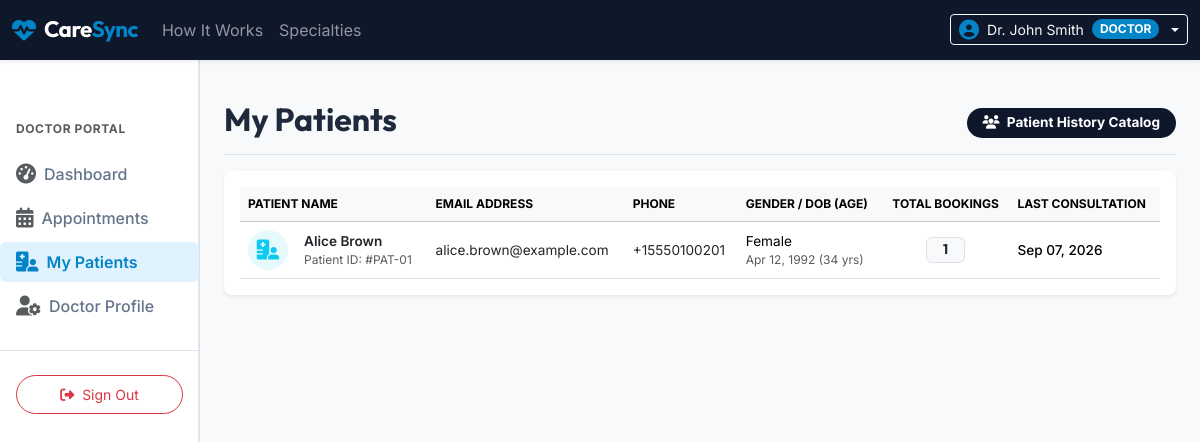
/doctor/patients.php (signed in), run on the app's committed database.
### tables this page shows
CREATE TABLE `patients` (
  `id` INT AUTO_INCREMENT PRIMARY KEY,
  `user_id` INT NOT NULL,
  `phone` VARCHAR(20) NOT NULL,
  `gender` ENUM('Male', 'Female', 'Other') NOT NULL,
  `date_of_birth` DATE NOT NULL,
  `address` TEXT NOT NULL,
  `created_at` TIMESTAMP DEFAULT CURRENT_TIMESTAMP,
  FOREIGN KEY (`user_id`) REFERENCES `users` (`id`) ON DELETE CASCADE
);

CREATE TABLE `users` (
  `id` INT AUTO_INCREMENT PRIMARY KEY,
  `name` VARCHAR(100) NOT NULL,
  `email` VARCHAR(100) NOT NULL UNIQUE,
  `password` VARCHAR(255) NOT NULL,
  `role` ENUM('admin', 'doctor', 'patient') NOT NULL,
  `status` ENUM('active', 'inactive') NOT NULL DEFAULT 'active',
  `created_at` TIMESTAMP DEFAULT CURRENT_TIMESTAMP
);

### includes/functions.php (called while the page is built, shortened)
<?php
function sanitize($data) {
    return htmlspecialchars(trim($data), ENT_QUOTES, 'UTF-8');
}
function format_date($date) {
    return date('M d, Y', strtotime($date));
}
?>

### doctor/patients.php (the view, shortened to what this page needs)
<?php
require_once __DIR__ . '/../includes/header.php';
require_once __DIR__ . '/../config/database.php';
$doctorId = $_SESSION['doctor_id'];
$patients = [];
try {
    $query = "
        SELECT p.*, u.name, u.email,
               COUNT(a.id) AS total_appointments,
               MAX(a.appointment_date) AS last_visit
        FROM patients p
        JOIN users u ON p.user_id = u.id
        JOIN appointments a ON p.id = a.patient_id
        WHERE a.doctor_id = ?
        GROUP BY p.id, u.name, u.email
        ORDER BY u.name ASC
    ";
    $stmt = $pdo->prepare($query);
    $stmt->execute([$doctorId]);
    $patients = $stmt->fetchAll();
} catch (PDOException $e) {
    $error = "Failed to load patient records: " . $e->getMessage();
}
?>
<div class="d-flex justify-content-between flex-wrap flex-md-nowrap align-items-center pt-3 pb-2 mb-3 border-bottom">
    <h1 class="h2 font-outfit fw-bold text-dark-blue">My Patients</h1>
    <div class="btn-toolbar mb-2 mb-md-0">
        <span class="badge bg-dark-blue text-white rounded-pill px-3 py-2 fs-8"><i class="fa-solid fa-users me-1"></i> Patient History Catalog</span>
    </div>
</div>
<div class="card border-0 shadow-sm rounded-3 bg-white p-3">
    <div class="card-body p-0">
        <div class="table-responsive">
            <table class="table align-middle table-hover mb-0 text-nowrap">
                <thead class="table-light fs-9 text-uppercase">
                    <tr>
                        <th>Patient Name</th>
                        <th>Email Address</th>
                        <th>Phone</th>
                        <th>Gender / DOB (Age)</th>
                        <th class="text-center">Total Bookings</th>
                        <th>Last Consultation</th>
                    </tr>
                </thead>
                <tbody class="fs-8">
                    <?php if (empty($patients)): ?>
                        <tr>
                            <td colspan="6" class="text-center text-muted py-4">No patients have scheduled consultations with you yet.</td>
                        </tr>
                    <?php else: ?>
                        <?php foreach ($patients as $pat):
                            $age = date_diff(date_create($pat['date_of_birth']), date_create('today'))->y;
                        ?>
                            <tr>
                                <td>
                                    <div class="d-flex align-items-center">
                                        <div class="rounded-circle bg-info bg-opacity-10 text-info d-flex align-items-center justify-content-center me-3" style="width: 40px; height: 40px; flex-shrink: 0;">
                                            <i class="fa-solid fa-hospital-user fs-5"></i>
                                        </div>
                                        <div>
                                            <div class="fw-semibold text-dark fs-7"><?php echo sanitize($pat['name']); ?></div>
                                            <div class="text-muted fs-9">Patient ID: #PAT-0<?php echo $pat['id']; ?></div>
                                        </div>
                                    </div>
                                </td>
                                <td class="text-dark"><?php echo sanitize($pat['email']); ?></td>
                                <td class="text-dark"><?php echo sanitize($pat['phone']); ?></td>
                                <td>
                                    <div><?php echo $pat['gender']; ?></div>
                                    <div class="text-muted fs-9"><?php echo format_date($pat['date_of_birth']); ?> (<?php echo $age; ?> yrs)</div>
                                </td>
                                <td class="text-center">
                                    <span class="badge bg-light text-dark border font-outfit fw-bold px-3 py-1.5 fs-8">
                                        <?php echo $pat['total_appointments']; ?>
                                    </span>
                                </td>
                                <td class="text-dark-blue fw-medium">
                                    <?php echo format_date($pat['last_visit']); ?>
                                </td>
                            </tr>
                        <?php endforeach; ?>
                    <?php endif; ?>
                </tbody>
            </table>
        </div>
    </div>
</div>
<?php
require_once __DIR__ . '/../includes/footer.php';
?>

### assets/css/style.css (style rules this page uses)
:root { --dark-blue: #0f172a; --medical-blue: #0284c7; --medical-light: #e0f2fe; --body-bg: #f8fafc; --text-dark: #1e293b; --text-muted: #64748b; --border-color: #e2e8f0; }
body { font-family: 'Inter', sans-serif; color: var(--text-dark); background-color: var(--body-bg) !important; display: flex; flex-direction: column; min-height: 100vh; }
.font-outfit, h1, h2, h3, h4, h5, h6 { font-family: 'Outfit', sans-serif; }
.bg-dark-blue { background-color: var(--dark-blue) !important; }
.fs-8 { font-size: 0.85rem !important; }
.fs-9 { font-size: 0.75rem !important; }

### data on the page
patients: user.name "Alice Brown", id "1", user.email "alice.brown@example.com", phone "+15550100201", gender "Female", date_of_birth "Apr 12, 1992", date_of_birth "34", total_appointments "1", last_visit "Sep 07, 2026"

### other printed values
$_SESSION['name'] "Dr. John Smith"
$_SESSION['role'] "DOCTOR"
